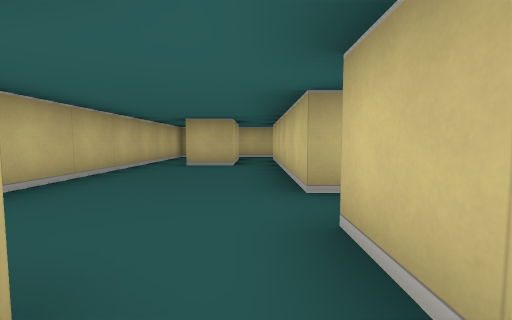
view 1 (above)

17 first-person views from a walk through a cub3D maze. The camera is about half as high as the walls, tilts 4° down and sees 90° across. The floor is counted in squares. Each view is taken from the middle of a square. On the plan, view 1 faces up. The plan holds only what a view shows up to about 9 squares ahead; the rest is blank.

view 2
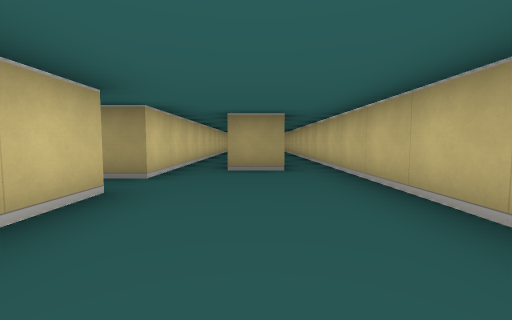

view 3
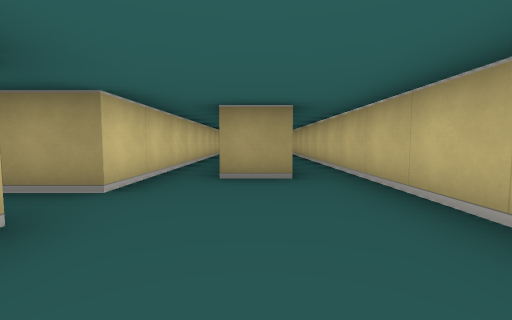

view 4
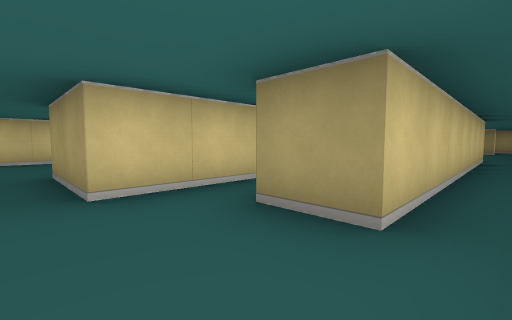

view 5
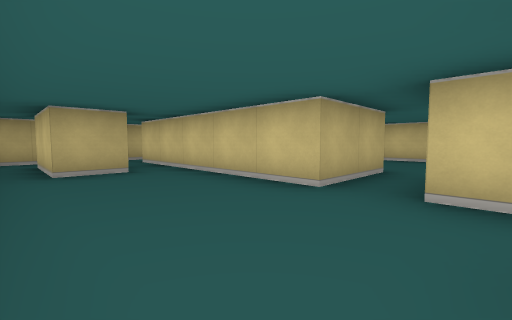

view 6
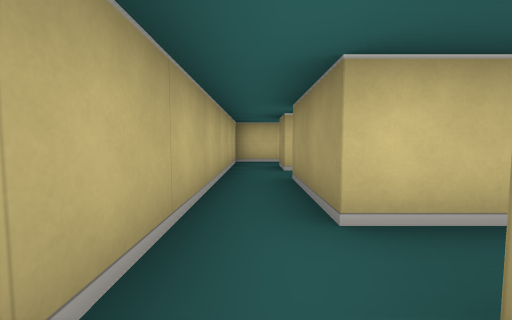

view 7
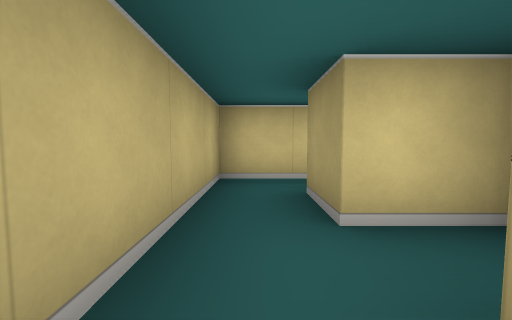

view 8
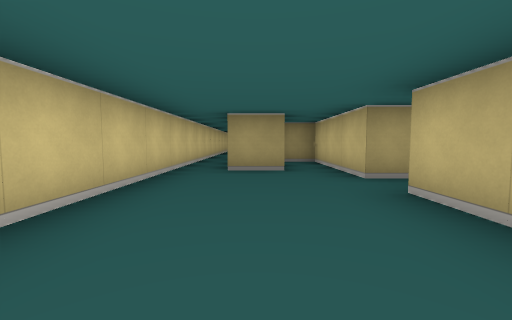

view 9
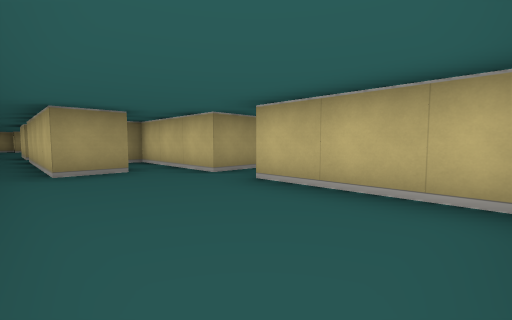

view 10
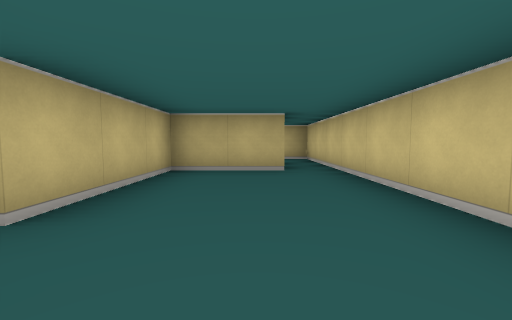

view 11
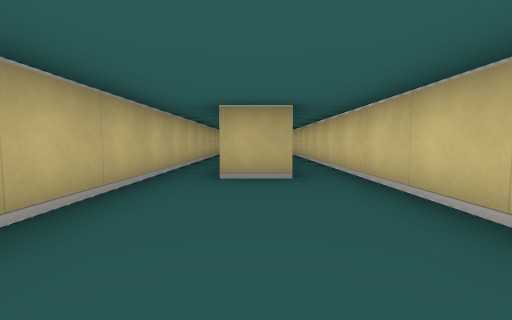

view 12
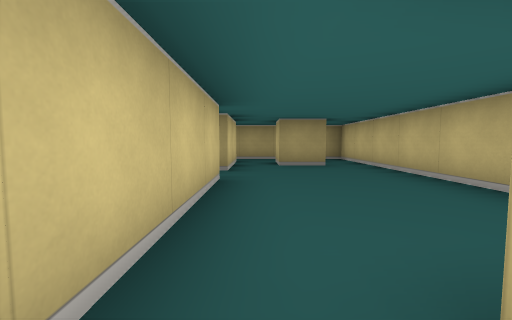

view 13
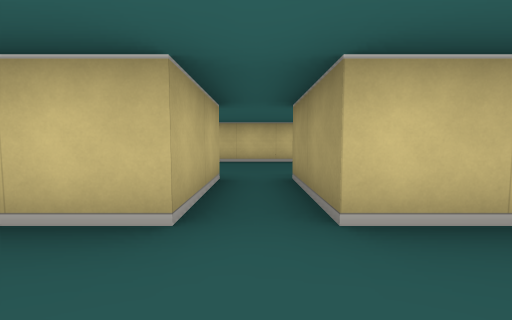

view 14
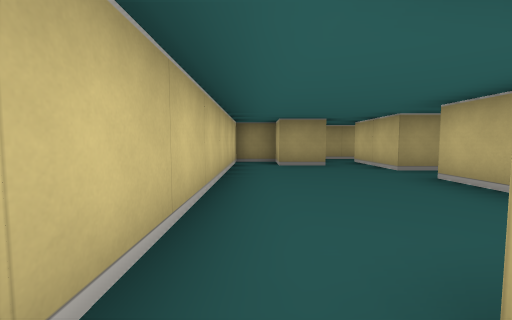

view 15
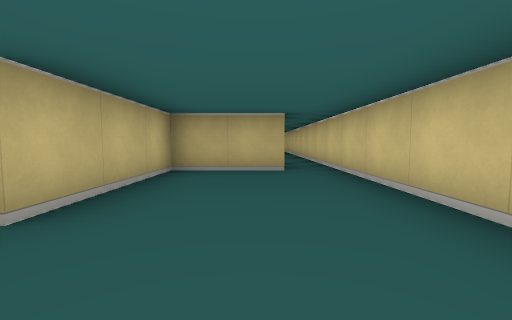

view 16
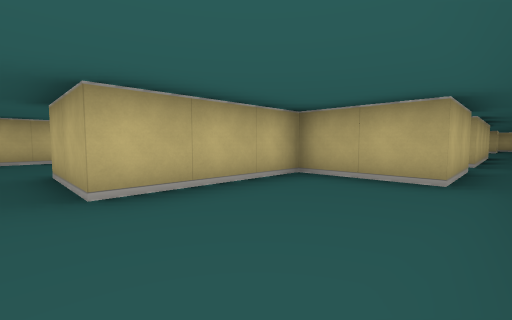

view 17
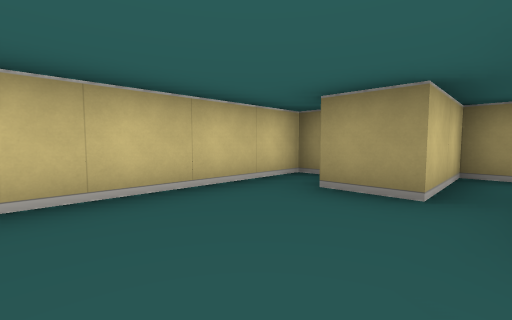

### Floor plan
Points are (right, up) in squares from view 1. A wall is a line through its corners. A room is listed if a view was taken in it or the views show most of it. See-through windows are left out.
Room 1 (views 1, 2, 3, 4, 5, 12)
walls: (0.5, 2.5) (0.5, 5.5); (-0.5, 5.5) (-1.5, 5.5) (-1.5, 7.5); (-2.5, 7.5) (-2.5, -6.5); (-1.5, -6.5) (-1.5, 0.5) (-0.5, 0.5); (0.5, -6.5) (0.5, 1.5)
ways out: opening at (0, 6.5) to room 2; opening at (1.5, 2) to room 3; opening at (-1, -6) to room 4; opening at (-2, 6.5) to room 7
Room 2 (views 6, 7)
walls: (3.5, 6.4) (3.5, 7.5) (4.5, 7.5); (-0.5, 7.2) (-0.5, 5.5); (0.5, 5.5) (0.5, 7.5) (2.5, 7.5); (5.5, 7.5) (5.5, 8.5) (-1.5, 8.5)
ways out: opening at (0, 6.5) to room 1; opening at (5, 6.5) to room 3; opening at (-1, 8) to room 7
Room 3 (views 8, 9, 10)
walls: (3.4, 0.5) (4.5, 0.5) (4.5, -3.5); (0.5, 1.5) (2.5, 1.5) (2.5, -1.5) (3.4, -1.5); (4.6, 5.5) (2.5, 5.5) (2.5, 2.5) (0.5, 2.5); (5.5, -3.5) (5.5, 7.5)
ways out: opening at (1.5, 2) to room 1; opening at (5, 6.5) to room 2; opening at (5, -3)
Room 4 (views 11, 13)
walls: (-1.5, -11.5) (-0.5, -11.5) (-0.5, -12.4); (0.5, -9.5) (0.5, -6.5); (0.5, -12.5) (0.5, -10.5); (-0.4, -6.5) (-1.5, -6.5); (-2.5, -6.5) (-2.5, -13.5) (0.5, -13.5)
ways out: opening at (-1, -6) to room 1; opening at (1.5, -10) to room 5; opening at (1.5, -13) to room 6
Room 5 (views 14, 15, 16, 17)
walls: (3.5, -12.5) (3.5, -11.5) (4.5, -11.5) (4.5, -12.5) (5.5, -12.5) (5.5, -4.5); (0.5, -10.5) (2.5, -10.5) (2.5, -12.5); (4.5, -4.4) (4.5, -6.5) (2.5, -6.5) (2.5, -9.5) (0.5, -9.5)
ways out: opening at (1.5, -10) to room 4; opening at (3, -12) to room 6; opening at (5, -5.5)
Room 6 (no view inside)
walls: (0.5, -13.5) (3.5, -13.5) (3.5, -12.5)
ways out: opening at (1.5, -13) to room 4; opening at (3, -12) to room 5
Room 7 (no view inside)
walls: (-1.5, 8.5) (-2.5, 8.5) (-2.5, 7.5)
ways out: opening at (-2, 6.5) to room 1; opening at (-1, 8) to room 2

Where each view was taken, in squares from view 1:
view 1: 0 up, 0 right, facing up
view 2: 5 up, 1 left, facing down
view 3: 4 up, 1 left, facing down
view 4: 2 up, 2 left, facing down-right
view 5: 1 up, 2 left, facing up-right
view 6: 8 up, 1 left, facing right
view 7: 8 up, 2 right, facing right
view 8: 5 up, 4 right, facing down
view 9: 5 up, 5 right, facing down-left
view 10: 1 up, 4 right, facing up
view 11: 10 down, 1 left, facing up
view 12: 6 down, 0 right, facing down
view 13: 10 down, 1 left, facing right
view 14: 6 down, 5 right, facing down
view 15: 11 down, 4 right, facing up
view 16: 10 down, 5 right, facing up-left
view 17: 9 down, 3 right, facing down-right
